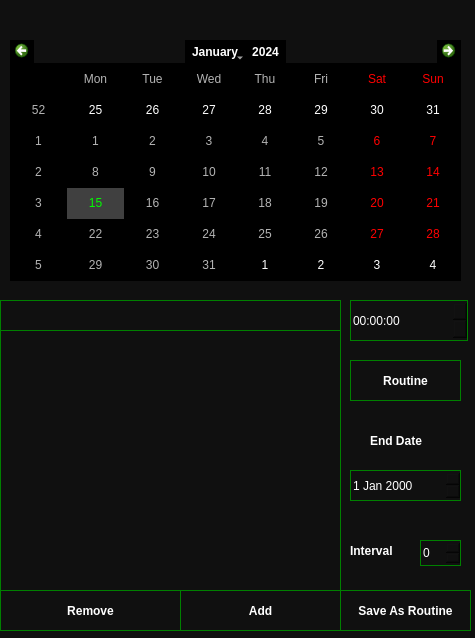
<?xml version="1.0" encoding="UTF-8"?>
<ui version="4.0">
 <class>TaskManager</class>
 <widget class="QWidget" name="TaskManager">
  <property name="geometry">
   <rect>
    <x>0</x>
    <y>0</y>
    <width>475</width>
    <height>638</height>
   </rect>
  </property>
  <property name="windowTitle">
   <string>Task Manager</string>
  </property>
  <property name="styleSheet">
   <string notr="true">QWidget { 
 
    background: rgb(16, 16, 16);
}</string>
  </property>
  <widget class="QCalendarWidget" name="calendarWidget">
   <property name="geometry">
    <rect>
     <x>10</x>
     <y>40</y>
     <width>451</width>
     <height>241</height>
    </rect>
   </property>
   <property name="styleSheet">
    <string notr="true">QCalendarWidget QToolButton{
color:white;
background-color:black;
}

QCalendarWidget QWidget{
color:white;
alternate-background-color:black;
}

 QCalendarWidget QAbstractItemView:enabled 
  {
  	
  	color: rgb(180, 180, 180);  
  	background-color: black;  
  	selection-background-color: rgb(64, 64, 64); 
  	selection-color: rgb(0, 255, 0); 
  }</string>
   </property>
  </widget>
  <widget class="QLabel" name="label">
   <property name="geometry">
    <rect>
     <x>350</x>
     <y>540</y>
     <width>67</width>
     <height>21</height>
    </rect>
   </property>
   <property name="font">
    <font>
     <bold>true</bold>
    </font>
   </property>
   <property name="styleSheet">
    <string notr="true">QLabel { 
	color : white;
 
    background: rgb(16, 16, 16);
}</string>
   </property>
   <property name="text">
    <string>Interval</string>
   </property>
  </widget>
  <widget class="QLabel" name="label_2">
   <property name="geometry">
    <rect>
     <x>370</x>
     <y>430</y>
     <width>91</width>
     <height>21</height>
    </rect>
   </property>
   <property name="font">
    <font>
     <bold>true</bold>
    </font>
   </property>
   <property name="styleSheet">
    <string notr="true">QLabel { 
	color : white;
 
    background: rgb(16, 16, 16);
}</string>
   </property>
   <property name="text">
    <string>End Date</string>
   </property>
  </widget>
  <widget class="QPushButton" name="addPushButton">
   <property name="geometry">
    <rect>
     <x>180</x>
     <y>590</y>
     <width>161</width>
     <height>41</height>
    </rect>
   </property>
   <property name="font">
    <font>
     <bold>true</bold>
    </font>
   </property>
   <property name="styleSheet">
    <string notr="true">QPushButton {
 color:white;
 
background: rgb(16, 16, 16) ; 

border: 1px solid green;
}

QPushButton:hover {
	color:white;
     background-color: green;
    
}
</string>
   </property>
   <property name="text">
    <string>Add</string>
   </property>
  </widget>
  <widget class="QListWidget" name="taskListWidget">
   <property name="geometry">
    <rect>
     <x>0</x>
     <y>330</y>
     <width>341</width>
     <height>261</height>
    </rect>
   </property>
   <property name="styleSheet">
    <string notr="true">QListWidget {color:white;    
 
    background: rgb(16, 16, 16);
border: 1px solid green;
}</string>
   </property>
  </widget>
  <widget class="QSpinBox" name="intervalSpinBox">
   <property name="geometry">
    <rect>
     <x>420</x>
     <y>540</y>
     <width>41</width>
     <height>26</height>
    </rect>
   </property>
   <property name="styleSheet">
    <string notr="true">QSpinBox{ 
	color : white;
 
    background: rgb(16, 16, 16);
border: 1px solid green;
}</string>
   </property>
  </widget>
  <widget class="QDateEdit" name="endDateSelect">
   <property name="geometry">
    <rect>
     <x>350</x>
     <y>470</y>
     <width>111</width>
     <height>31</height>
    </rect>
   </property>
   <property name="styleSheet">
    <string notr="true">QDateEdit { 
	color: white;
 
    background: rgb(16, 16, 16);
border: 1px solid green;
}</string>
   </property>
  </widget>
  <widget class="QPushButton" name="routinePushButton">
   <property name="geometry">
    <rect>
     <x>350</x>
     <y>360</y>
     <width>111</width>
     <height>41</height>
    </rect>
   </property>
   <property name="font">
    <font>
     <bold>true</bold>
    </font>
   </property>
   <property name="styleSheet">
    <string notr="true">QPushButton {
 color:white;
 
background: rgb(16, 16, 16) ; 

border: 1px solid green;
}

QPushButton:hover {
	color:white;
     background-color: green;
    
}
</string>
   </property>
   <property name="text">
    <string>Routine</string>
   </property>
  </widget>
  <widget class="QLineEdit" name="lineEdit">
   <property name="geometry">
    <rect>
     <x>0</x>
     <y>300</y>
     <width>341</width>
     <height>31</height>
    </rect>
   </property>
   <property name="styleSheet">
    <string notr="true">QLineEdit {

	color:white;    
 
    background: rgb(16, 16, 16);

	border: 1px solid green;
   
}
</string>
   </property>
  </widget>
  <widget class="QTimeEdit" name="timeSelect">
   <property name="geometry">
    <rect>
     <x>350</x>
     <y>300</y>
     <width>118</width>
     <height>41</height>
    </rect>
   </property>
   <property name="styleSheet">
    <string notr="true">QTimeEdit{ 
 color:white ;
 
    background: rgb(16, 16, 16);
	border: 1px solid green;
}</string>
   </property>
  </widget>
  <widget class="QPushButton" name="removePushButton">
   <property name="geometry">
    <rect>
     <x>0</x>
     <y>590</y>
     <width>181</width>
     <height>41</height>
    </rect>
   </property>
   <property name="font">
    <font>
     <bold>true</bold>
    </font>
   </property>
   <property name="styleSheet">
    <string notr="true">QPushButton {
 color:white;
 
background: rgb(16, 16, 16) ; 

border: 1px solid green;
}

QPushButton:hover {
	color:white;
     background-color: green;
    
}
</string>
   </property>
   <property name="text">
    <string>Remove</string>
   </property>
  </widget>
  <widget class="QPushButton" name="pushSaveAsRoutineButton">
   <property name="geometry">
    <rect>
     <x>340</x>
     <y>590</y>
     <width>131</width>
     <height>41</height>
    </rect>
   </property>
   <property name="font">
    <font>
     <bold>true</bold>
    </font>
   </property>
   <property name="styleSheet">
    <string notr="true">QPushButton {
 color:white;
 
background: rgb(16, 16, 16) ; 

border: 1px solid green;
}

QPushButton:hover {
	color:white;
     background-color: green;
    
}
</string>
   </property>
   <property name="text">
    <string>Save As Routine</string>
   </property>
  </widget>
 </widget>
 <tabstops>
  <tabstop>calendarWidget</tabstop>
  <tabstop>addPushButton</tabstop>
  <tabstop>taskListWidget</tabstop>
  <tabstop>intervalSpinBox</tabstop>
  <tabstop>endDateSelect</tabstop>
  <tabstop>routinePushButton</tabstop>
  <tabstop>lineEdit</tabstop>
  <tabstop>timeSelect</tabstop>
 </tabstops>
 <resources/>
 <connections/>
</ui>
